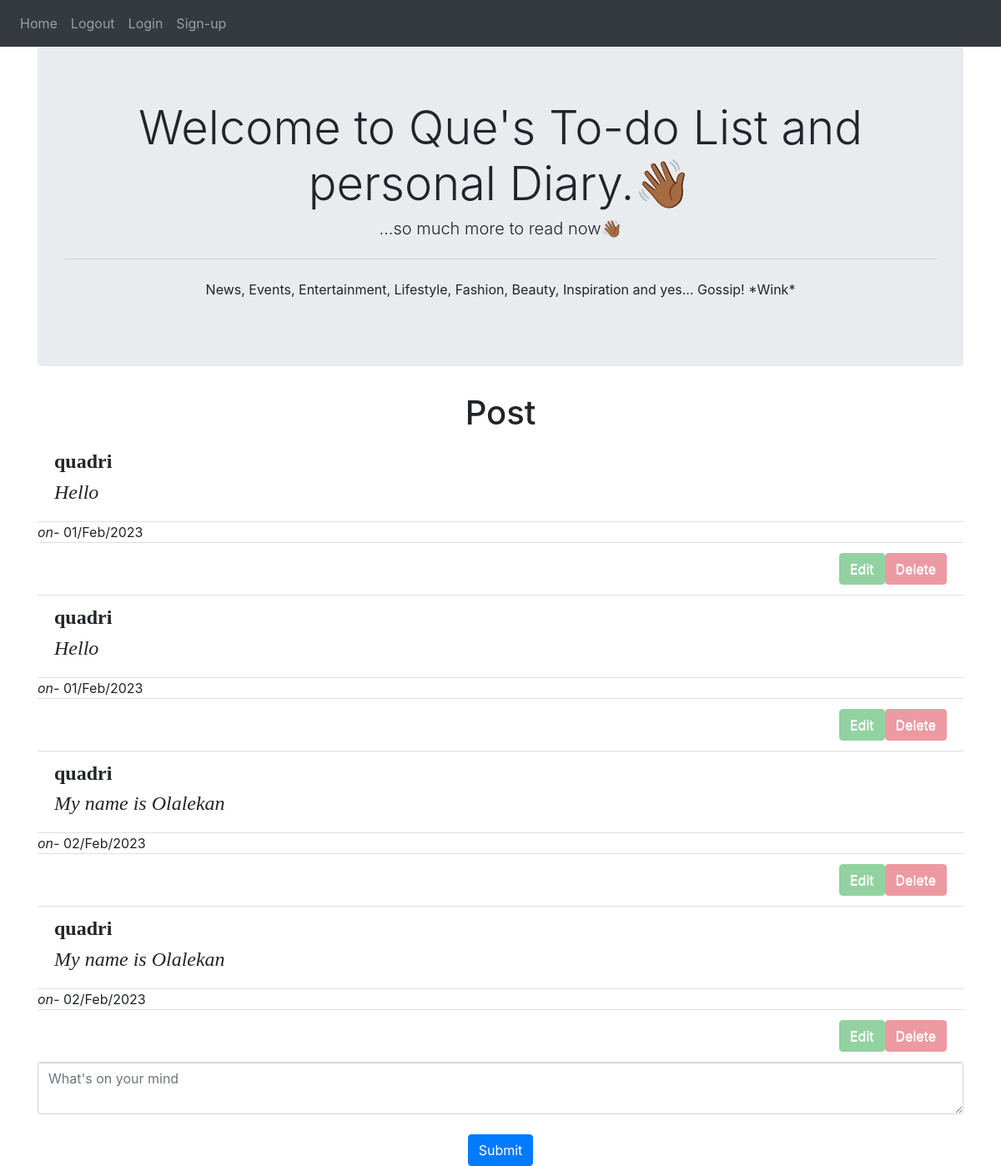
Screenshot of / (signed in) with the database file from the repository.
### website/models.py (models this page shows)
class User(db.Model, UserMixin):
     id = db.Column(db.Integer, primary_key=True)
     email = db.Column(db.String(150), unique=True)
     password = db.Column(db.String(150))
     first_name = db.Column(db.String(150))
     notes = db.relationship('Note')

class Note(db.Model):
    id = db.Column(db.Integer, primary_key=True)
    data = db.Column(db.String(10000))
    date = db.Column(db.DateTime(timezone=True), default=func.now())
    user_id = db.Column(db.Integer, db.ForeignKey('user.id'))

### website/views.py (the view, shortened to what this page needs)
@views.route('/', methods=['GET', 'POST'])
@login_required
def home():
    return render_template("home.html", user=current_user)

### website/__init__.py (called while the page is built)
def create_app():
    app = Flask(__name__)
    app.config['SECRET_KEY']= 'alk'
    app.config['SQLALCHEMY_DATABASE_URI'] = f'sqlite:///{DB_NAME}'
    db.init_app(app)
    from .views import views
    from .auth import auth
    app.register_blueprint(views, url_prefix= '/')
    app.register_blueprint(auth, url_prefix= '/')
    from .models import User, Note
    create_database(app)
    login_manager = LoginManager()
    login_manager.login_view = 'auth.login'
    login_manager.init_app(app)
    @login_manager.user_loader
    def load_user(id):
        return User.query.get(int(id))
    return app

### website/templates/home.html
{%extends"base.html" %} {% block title%}HOME{% endblock%}
{%block content%}
<div class="jumbotron">
    <h1 align="center" class="display-4">Welcome to Que's To-do List and personal Diary.<span class="wave">👋🏾</span></h1>
    <h3 align="center" class="lead">...so much more to read now<span class="smile">👋🏾</span></h3>
    <hr  class="my-4">
    <p align="center">News, Events, Entertainment, Lifestyle, Fashion, Beauty, Inspiration and yes... Gossip! *Wink*</p>
  </div>
<h1 align="center">Post</h1>
<ul class="list-group list-group-flush" id="notes">
    {% for note in user.notes %}
    {% if current_user.id == note.user_id %}
    <li class="list-group-item"><h4 style="font-family:'Times New Roman', Times, serif ;">
        <strong>{{user.first_name}}</strong>
    </h4><h4 style="font-family:'Times New Roman', Times, serif ;"><i>{{ note.data }}</i></h4></li>
    <span><i>on- </i>{{note.date.strftime('%d/%b/%Y')}}</span>
    <li class="list-group-item">
        <button type="button" class="close" onclick="deleteNote({{note.id}})">
            <span class="btn btn-danger">Delete</span>
        </button>
        <button type="button" class="close"  a href="/edit/{{note.id}}/">
            <span class="btn btn-success">Edit</span>
        </button>
    </li>
    {% else %}
    <li class="list-group-item"><h4 style="font-family:'Times New Roman', Times, serif ;"><strong>
        {{user.first_name}}</strong>
    </h4><h4 style="font-family:'Times New Roman', Times, serif ;"><i>{{ note.data }}</i></h4></li>
    {% endif %}
    {% endfor %}
</ul>
<form method="POST">
    <textarea name ="note" id ="note" class="form-control" placeholder="What's on your mind"></textarea>
    <br>
    <div align="center">
        <button type="submit" class="btn btn-primary">Submit</button>
    </div>
</form>
{% endblock content %}

### rows the page displays
Note: data "Hello", date "01/Feb/2023"
User: first_name "quadri"
Note: data "Hello", date "01/Feb/2023"
Note: data "My name is Olalekan", date "02/Feb/2023"
Note: data "My name is Olalekan", date "02/Feb/2023"
